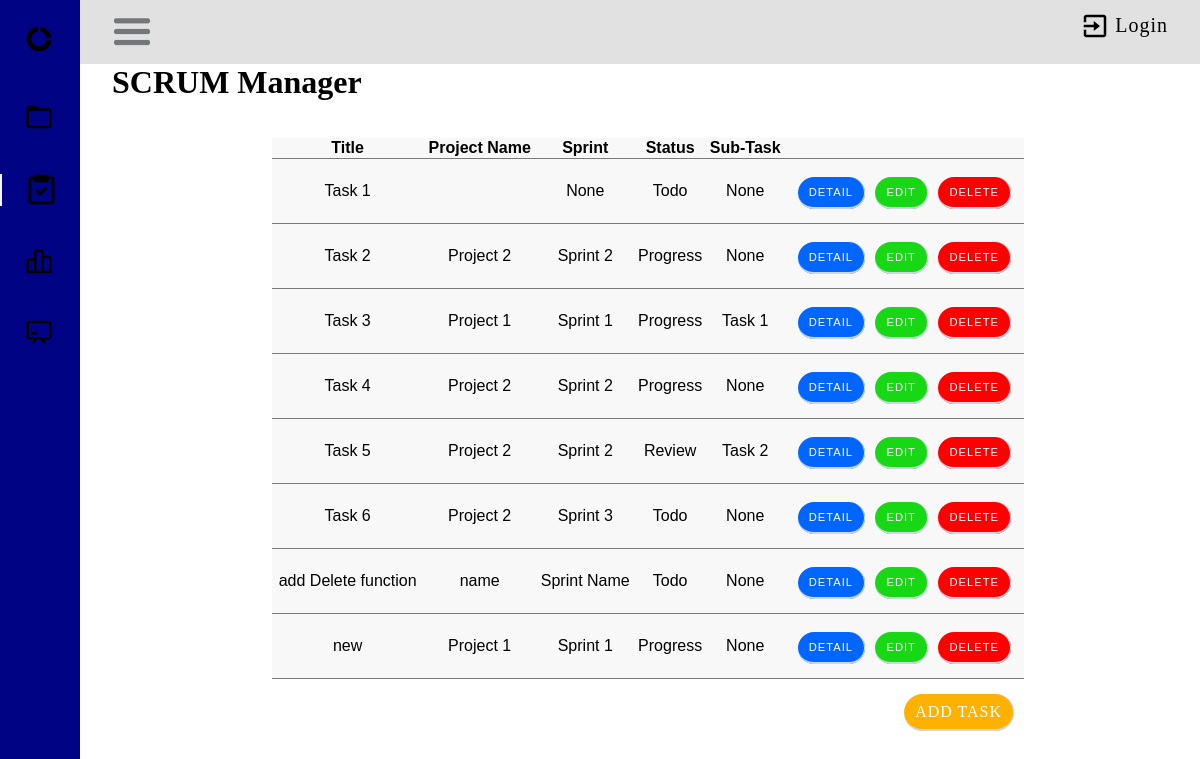
The page /task/ on the database as committed earlier.
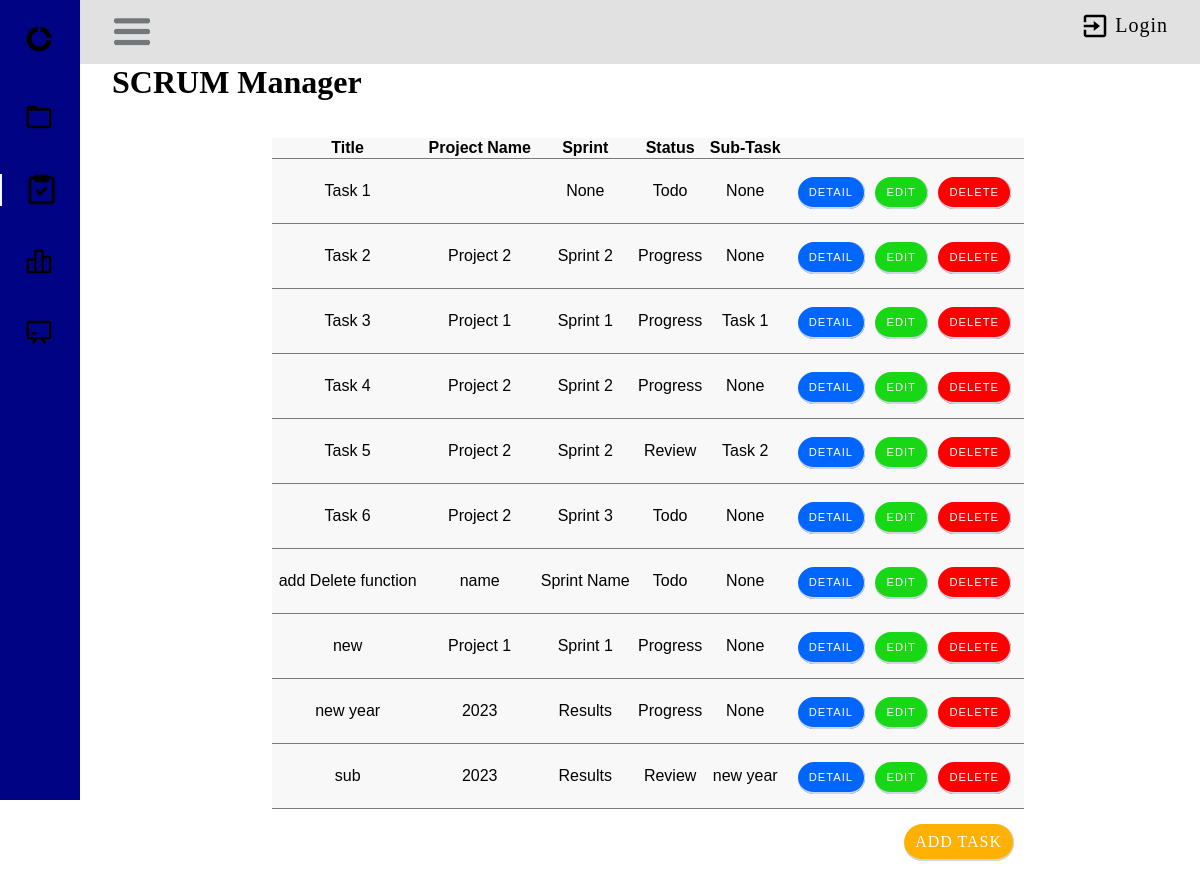
The same page on the database as committed later.
### taskManager/models.py (models this page shows, shortened)
class Task(models.Model):
    STATUS_CHOICES = (
        ('Todo', 'Todo'),
    ('Progress', 'Progress'),
    ('Review', 'Review'),
    ('Done', 'Done'),
    )
    user = models.ForeignKey(User, on_delete=models.CASCADE, null=True, blank=False)
    title = models.CharField(max_length=200)
    description = models.TextField(null=True, blank=True)
    complete = models.BooleanField(default=False)
    created = models.DateTimeField(auto_now_add=True)
    sprint = models.ForeignKey(Sprint, on_delete=models.CASCADE, blank=True, null=True)
    status = models.CharField(max_length=30, choices=STATUS_CHOICES)
    subtask = models.ForeignKey('self',on_delete=models.CASCADE, null=True, blank=True)
    def __str__(self):
        return self.title
    class Meta:
        ordering = ['title']

class Sprint(models.Model):
    name = models.CharField(max_length=50, blank=True, default='')
    description = models.TextField(blank=True, default='')
    start = models.DateTimeField(null=False, auto_now_add=True,)
    Duration= models.DurationField(null=False, blank=False, default=0 )
    end = models.DateField(blank=True, null=True, default='2026-12-31')
    project = models.ForeignKey(Project, on_delete=models.CASCADE, null=False)
    def __str__(self):
        return self.name or ('Sprint ending %s') % self.end
    class Meta:
        ordering = ['name']

class Project(models.Model):
    name = models.CharField(max_length=50)
    start = models.DateTimeField(auto_now_add=True)

### taskManager/view/task/views.py (the view)
# urls.py: path('task/', TaskList.as_view(), name='tasks'),
class TaskList(ListView):
    model = Task
    context_object_name = 'tasks'
    template_name = "task/task_list.html"

### taskManager/templates/taskManager/task_list.html (shortened to what this page needs)
{% load crispy_forms_tags %}
{% block content %}
{% load static %}
        <link rel="stylesheet" href="{% static 'css/home.css' %}">
        <link rel="stylesheet" href="{% static 'css/task.css' %}">
<div id="body-pd">
    <header class="header" id="header">
        <div class="header_toggle">
            <img class="bx bx-menu" id="header-toggle" width="40px" src="/static/images/burger-menu.jpg" alt="burger menu">
        <div class="header-logout">
            <img class="exit-icon" src="/static/images/exit.png" alt="burger menu">
            {% if request.user.is_authenticated %}
                <a class="header-text" href="{% url 'user_logout' %}">Logout</a>
            {% else %}
                <a class="header-text" href="{% url 'user_login' %}">Login</a>
            {% endif %}
        </div>
    </div>
    </header>
    <div class="l-navbar" id="nav-bar">
        <nav class="nav">
            <div>
                <a href="#" class="nav_logo">
                    <img class="bx bx-menu" id="header-toggle" width="30px" src="/static/images/app-icon.png" alt="burger menu">
                </a>
                <div class="nav_list">
                    <a href="{% url 'project_list' %}" class="nav_link">
                        <img width="30px" src="/static/images/folder-icon.png" alt="burger menu">
                    </a>
                    <a href="{% url 'tasks' %}" class="nav_link active">
                        <img width="35px" src="/static/images/task-icon.png" alt="burger menu">
                    </a>
                    <a href="{% url 'sprint_list' %}" class="nav_link">
                        <img width="30px" src="/static/images/backlog-icon.png" alt="burger menu">
                    </a>
                    <a href="{% url 'board' %}" class="nav_link">
                        <img width="30px" src="/static/images/board-icon.png" alt="burger menu">
                    </a>
                </div>
            </div>
        </nav>
    </div>
</div>
<h1>SCRUM Manager</h1>
    <div class="table-container">
        <table>
            <tr>
                <th>Title</th>
                <th>Project Name</th>
                <th>Sprint</th>
                <th>Status</th>
                <th>Sub-Task</th>
                <th></th>
            </tr>
            {% for task in tasks %}
                <tr>
                    <td>{{task.title}}</td>
                    <td>{{task.sprint.project.name}}</td>
                    <td>{{task.sprint}}</td>
                    <td>{{task.status}}</td>
                    <td>{{task.subtask}}</td>
                    <td>
                        <div style="margin: 22px 0px;">
                            <span><a href="{% url 'task' task.pk %}"class="btn btn-style btn-detail">Detail</a> </span>
                            <span><a href="{% url 'task_update' task.pk %}" class="btn btn-style btn-edit">Edit</a> </span>
                            <span><a href="{% url 'task_delete' task.pk %}" class="btn btn-style btn-delete">Delete</a> </span>
                        </div>
                    </td>
                </tr>
                {% endfor %}
        </table>
        <div class="btn-add-task">
            <a class="btn" style="font-size: 1rem;" href="{% url 'task_form' %}"> Add Task </a>
        </div>
    </div>
{% endblock content %}

Rows that differ between the two databases and show on the page:
added Task: title "new year", sprint.project.name "2023", sprint "Results", status "Progress", subtask "None"
added Task: title "sub", sprint.project.name "2023", sprint "Results", status "Review", subtask "new year"
